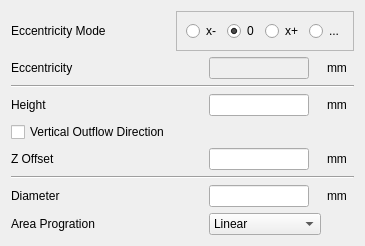
      <widget class="QWidget" name="page_diffuser">
       <property name="geometry">
        <rect>
         <x>0</x>
         <y>0</y>
         <width>340</width>
         <height>232</height>
        </rect>
       </property>
       <attribute name="label">
        <string>Diffuser</string>
       </attribute>
       <layout class="QGridLayout" name="gridLayout_3">
        <item row="8" column="0">
         <widget class="QLabel" name="label_62">
          <property name="sizePolicy">
           <sizepolicy hsizetype="Minimum" vsizetype="Preferred">
            <horstretch>0</horstretch>
            <verstretch>0</verstretch>
           </sizepolicy>
          </property>
          <property name="minimumSize">
           <size>
            <width>100</width>
            <height>0</height>
           </size>
          </property>
          <property name="text">
           <string>Diameter</string>
          </property>
         </widget>
        </item>
        <item row="4" column="0">
         <widget class="QLabel" name="label_59">
          <property name="sizePolicy">
           <sizepolicy hsizetype="Minimum" vsizetype="Preferred">
            <horstretch>0</horstretch>
            <verstretch>0</verstretch>
           </sizepolicy>
          </property>
          <property name="minimumSize">
           <size>
            <width>100</width>
            <height>0</height>
           </size>
          </property>
          <property name="text">
           <string>Height</string>
          </property>
         </widget>
        </item>
        <item row="10" column="0">
         <spacer name="verticalSpacer_7">
          <property name="orientation">
           <enum>Qt::Vertical</enum>
          </property>
          <property name="sizeHint" stdset="0">
           <size>
            <width>20</width>
            <height>40</height>
           </size>
          </property>
         </spacer>
        </item>
        <item row="9" column="0">
         <widget class="QLabel" name="label_72">
          <property name="sizePolicy">
           <sizepolicy hsizetype="Minimum" vsizetype="Preferred">
            <horstretch>0</horstretch>
            <verstretch>0</verstretch>
           </sizepolicy>
          </property>
          <property name="minimumSize">
           <size>
            <width>100</width>
            <height>0</height>
           </size>
          </property>
          <property name="text">
           <string>Area Progration</string>
          </property>
         </widget>
        </item>
        <item row="5" column="0">
         <widget class="QCheckBox" name="checkBox_diffuser_direction">
          <property name="text">
           <string>Vertical Outflow Direction</string>
          </property>
         </widget>
        </item>
        <item row="4" column="2">
         <widget class="QLineEdit" name="lineEdit_diffuser_height">
          <property name="sizePolicy">
           <sizepolicy hsizetype="Minimum" vsizetype="Fixed">
            <horstretch>0</horstretch>
            <verstretch>0</verstretch>
           </sizepolicy>
          </property>
          <property name="maximumSize">
           <size>
            <width>100</width>
            <height>16777215</height>
           </size>
          </property>
         </widget>
        </item>
        <item row="6" column="0">
         <widget class="QLabel" name="label_61">
          <property name="sizePolicy">
           <sizepolicy hsizetype="Minimum" vsizetype="Preferred">
            <horstretch>0</horstretch>
            <verstretch>0</verstretch>
           </sizepolicy>
          </property>
          <property name="minimumSize">
           <size>
            <width>100</width>
            <height>0</height>
           </size>
          </property>
          <property name="text">
           <string>Z Offset</string>
          </property>
         </widget>
        </item>
        <item row="9" column="2">
         <widget class="QComboBox" name="comboBox_area_progration">
          <item>
           <property name="text">
            <string>Linear</string>
           </property>
          </item>
          <item>
           <property name="text">
            <string>Quadratic Area</string>
           </property>
          </item>
         </widget>
        </item>
        <item row="8" column="2">
         <widget class="QLineEdit" name="lineEdit_diffuser_outlet_diameter">
          <property name="sizePolicy">
           <sizepolicy hsizetype="Minimum" vsizetype="Fixed">
            <horstretch>0</horstretch>
            <verstretch>0</verstretch>
           </sizepolicy>
          </property>
          <property name="maximumSize">
           <size>
            <width>100</width>
            <height>16777215</height>
           </size>
          </property>
         </widget>
        </item>
        <item row="4" column="3">
         <widget class="QLabel" name="label_60">
          <property name="text">
           <string>mm</string>
          </property>
         </widget>
        </item>
        <item row="6" column="2">
         <widget class="QLineEdit" name="lineEdit_diffuser_z_offset">
          <property name="sizePolicy">
           <sizepolicy hsizetype="Minimum" vsizetype="Fixed">
            <horstretch>0</horstretch>
            <verstretch>0</verstretch>
           </sizepolicy>
          </property>
          <property name="maximumSize">
           <size>
            <width>100</width>
            <height>16777215</height>
           </size>
          </property>
         </widget>
        </item>
        <item row="8" column="3">
         <widget class="QLabel" name="label_64">
          <property name="text">
           <string>mm</string>
          </property>
         </widget>
        </item>
        <item row="6" column="3">
         <widget class="QLabel" name="label_57">
          <property name="text">
           <string>mm</string>
          </property>
         </widget>
        </item>
        <item row="0" column="1" colspan="3">
         <widget class="QFrame" name="frame_eccentricity">
          <property name="sizePolicy">
           <sizepolicy hsizetype="Minimum" vsizetype="Preferred">
            <horstretch>0</horstretch>
            <verstretch>0</verstretch>
           </sizepolicy>
          </property>
          <property name="frameShape">
           <enum>QFrame::StyledPanel</enum>
          </property>
          <property name="frameShadow">
           <enum>QFrame::Raised</enum>
          </property>
          <layout class="QGridLayout" name="gridLayout_11">
           <item row="0" column="1">
            <widget class="QRadioButton" name="radioButton_eccentricity_zero">
             <property name="sizePolicy">
              <sizepolicy hsizetype="Maximum" vsizetype="Fixed">
               <horstretch>0</horstretch>
               <verstretch>0</verstretch>
              </sizepolicy>
             </property>
             <property name="text">
              <string>0</string>
             </property>
             <property name="checked">
              <bool>true</bool>
             </property>
            </widget>
           </item>
           <item row="0" column="2">
            <widget class="QRadioButton" name="radioButton_eccentricity_pos">
             <property name="sizePolicy">
              <sizepolicy hsizetype="Maximum" vsizetype="Fixed">
               <horstretch>0</horstretch>
               <verstretch>0</verstretch>
              </sizepolicy>
             </property>
             <property name="text">
              <string>x+</string>
             </property>
            </widget>
           </item>
           <item row="0" column="0">
            <widget class="QRadioButton" name="radioButton_eccentricity_neg">
             <property name="sizePolicy">
              <sizepolicy hsizetype="Maximum" vsizetype="Fixed">
               <horstretch>0</horstretch>
               <verstretch>0</verstretch>
              </sizepolicy>
             </property>
             <property name="text">
              <string>x-</string>
             </property>
            </widget>
           </item>
           <item row="0" column="3">
            <widget class="QRadioButton" name="radioButton_eccentricity_custom">
             <property name="sizePolicy">
              <sizepolicy hsizetype="Maximum" vsizetype="Fixed">
               <horstretch>0</horstretch>
               <verstretch>0</verstretch>
              </sizepolicy>
             </property>
             <property name="text">
              <string>...</string>
             </property>
            </widget>
           </item>
          </layout>
         </widget>
        </item>
        <item row="2" column="2">
         <widget class="QLineEdit" name="lineEdit_diffuser_eccentricity">
          <property name="enabled">
           <bool>false</bool>
          </property>
          <property name="sizePolicy">
           <sizepolicy hsizetype="Minimum" vsizetype="Fixed">
            <horstretch>0</horstretch>
            <verstretch>0</verstretch>
           </sizepolicy>
          </property>
          <property name="maximumSize">
           <size>
            <width>100</width>
            <height>16777215</height>
           </size>
          </property>
         </widget>
        </item>
        <item row="2" column="3">
         <widget class="QLabel" name="label_67">
          <property name="text">
           <string>mm</string>
          </property>
         </widget>
        </item>
        <item row="2" column="0" colspan="2">
         <widget class="QLabel" name="label_66">
          <property name="sizePolicy">
           <sizepolicy hsizetype="Minimum" vsizetype="Preferred">
            <horstretch>0</horstretch>
            <verstretch>0</verstretch>
           </sizepolicy>
          </property>
          <property name="minimumSize">
           <size>
            <width>100</width>
            <height>0</height>
           </size>
          </property>
          <property name="text">
           <string>Eccentricity</string>
          </property>
         </widget>
        </item>
        <item row="0" column="0">
         <widget class="QLabel" name="label_65">
          <property name="sizePolicy">
           <sizepolicy hsizetype="Minimum" vsizetype="Preferred">
            <horstretch>0</horstretch>
            <verstretch>0</verstretch>
           </sizepolicy>
          </property>
          <property name="minimumSize">
           <size>
            <width>100</width>
            <height>0</height>
           </size>
          </property>
          <property name="text">
           <string>Eccentricity Mode</string>
          </property>
         </widget>
        </item>
        <item row="7" column="0" colspan="4">
         <widget class="Line" name="line_2">
          <property name="orientation">
           <enum>Qt::Horizontal</enum>
          </property>
         </widget>
        </item>
        <item row="3" column="0" colspan="4">
         <widget class="Line" name="line">
          <property name="orientation">
           <enum>Qt::Horizontal</enum>
          </property>
         </widget>
        </item>
       </layout>
      </widget>
